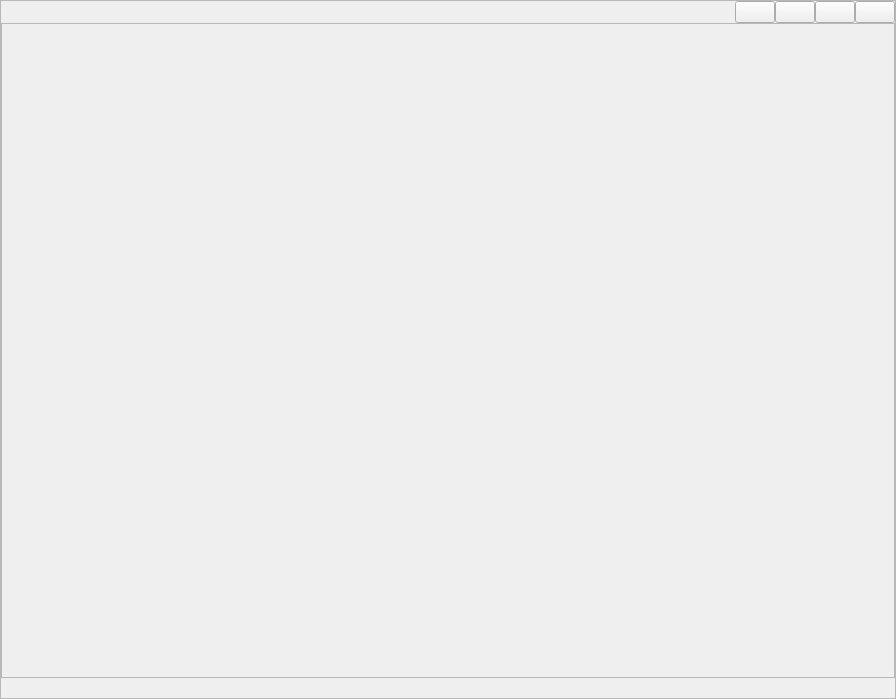
<?xml version="1.0" encoding="UTF-8"?>
<ui version="4.0">
 <class>main</class>
 <widget class="QWidget" name="main">
  <property name="geometry">
   <rect>
    <x>0</x>
    <y>0</y>
    <width>896</width>
    <height>699</height>
   </rect>
  </property>
  <layout class="QVBoxLayout" name="vlay_main">
   <property name="spacing">
    <number>0</number>
   </property>
   <property name="leftMargin">
    <number>0</number>
   </property>
   <property name="topMargin">
    <number>0</number>
   </property>
   <property name="rightMargin">
    <number>0</number>
   </property>
   <property name="bottomMargin">
    <number>0</number>
   </property>
   <item>
    <widget class="QFrame" name="fr_main">
     <property name="frameShape">
      <enum>QFrame::StyledPanel</enum>
     </property>
     <property name="frameShadow">
      <enum>QFrame::Raised</enum>
     </property>
     <layout class="QVBoxLayout" name="vlay_fr_main">
      <property name="spacing">
       <number>0</number>
      </property>
      <property name="leftMargin">
       <number>0</number>
      </property>
      <property name="topMargin">
       <number>0</number>
      </property>
      <property name="rightMargin">
       <number>0</number>
      </property>
      <property name="bottomMargin">
       <number>0</number>
      </property>
      <item>
       <widget class="QFrame" name="fr_menu_top">
        <layout class="QHBoxLayout" name="hlay_menu_top">
         <property name="spacing">
          <number>0</number>
         </property>
         <property name="leftMargin">
          <number>0</number>
         </property>
         <property name="topMargin">
          <number>0</number>
         </property>
         <property name="rightMargin">
          <number>0</number>
         </property>
         <property name="bottomMargin">
          <number>0</number>
         </property>
         <item>
          <widget class="QLabel" name="lb_mt_ico"/>
         </item>
         <item>
          <widget class="QWidget" name="wg_mt_blank" native="true"/>
         </item>
         <item>
          <spacer name="horizontalSpacer_2">
           <property name="orientation">
            <enum>Qt::Horizontal</enum>
           </property>
           <property name="sizeHint" stdset="0">
            <size>
             <width>40</width>
             <height>20</height>
            </size>
           </property>
          </spacer>
         </item>
         <item>
          <widget class="QLabel" name="lb_mt_nom"/>
         </item>
         <item>
          <spacer name="horizontalSpacer_1">
           <property name="orientation">
            <enum>Qt::Horizontal</enum>
           </property>
           <property name="sizeHint" stdset="0">
            <size>
             <width>40</width>
             <height>20</height>
            </size>
           </property>
          </spacer>
         </item>
         <item>
          <widget class="QPushButton" name="pb_mt_option"/>
         </item>
         <item>
          <widget class="QPushButton" name="pb_mt_reduire"/>
         </item>
         <item>
          <widget class="QPushButton" name="pb_mt_agrandir"/>
         </item>
         <item>
          <widget class="QPushButton" name="pb_mt_quitter"/>
         </item>
        </layout>
       </widget>
      </item>
      <item>
       <widget class="QFrame" name="fr_body">
        <property name="frameShape">
         <enum>QFrame::StyledPanel</enum>
        </property>
        <property name="frameShadow">
         <enum>QFrame::Raised</enum>
        </property>
        <layout class="QVBoxLayout" name="hlay_body">
         <property name="spacing">
          <number>0</number>
         </property>
         <property name="leftMargin">
          <number>0</number>
         </property>
         <property name="topMargin">
          <number>0</number>
         </property>
         <property name="rightMargin">
          <number>0</number>
         </property>
         <property name="bottomMargin">
          <number>0</number>
         </property>
         <item>
          <spacer name="verticalSpacer">
           <property name="orientation">
            <enum>Qt::Vertical</enum>
           </property>
           <property name="sizeHint" stdset="0">
            <size>
             <width>20</width>
             <height>40</height>
            </size>
           </property>
          </spacer>
         </item>
        </layout>
       </widget>
      </item>
      <item>
       <widget class="QFrame" name="fr_menu_bottom">
        <layout class="QHBoxLayout" name="hlay_menu_bottom">
         <property name="spacing">
          <number>0</number>
         </property>
         <property name="leftMargin">
          <number>0</number>
         </property>
         <property name="topMargin">
          <number>0</number>
         </property>
         <property name="rightMargin">
          <number>0</number>
         </property>
         <property name="bottomMargin">
          <number>0</number>
         </property>
         <item>
          <widget class="QLabel" name="lb_mb_version"/>
         </item>
         <item>
          <spacer name="horizontalSpacer_4">
           <property name="orientation">
            <enum>Qt::Horizontal</enum>
           </property>
           <property name="sizeHint" stdset="0">
            <size>
             <width>40</width>
             <height>20</height>
            </size>
           </property>
          </spacer>
         </item>
        </layout>
       </widget>
      </item>
     </layout>
    </widget>
   </item>
  </layout>
 </widget>
 <resources/>
 <connections/>
</ui>
